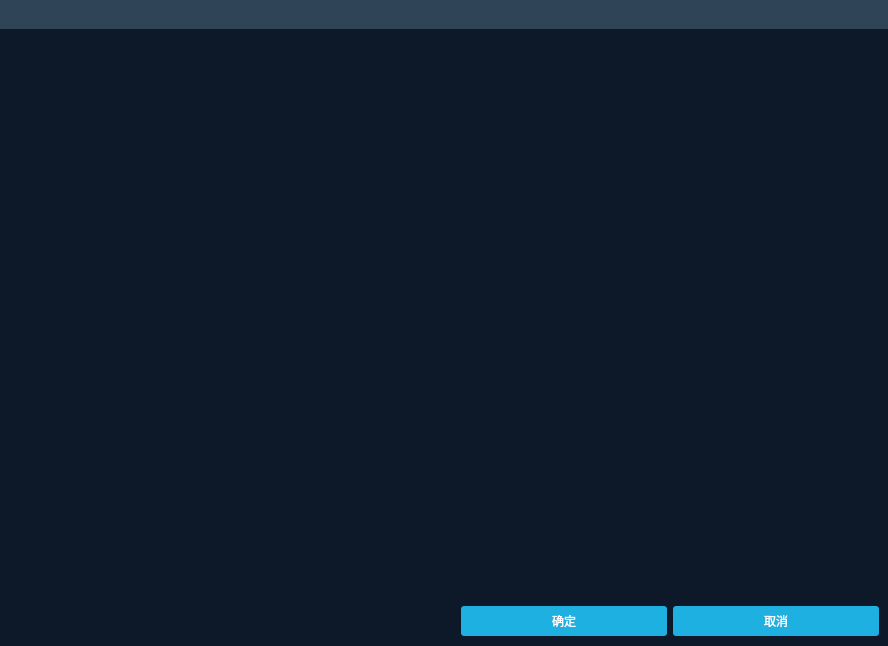
<?xml version="1.0" encoding="UTF-8"?>
<ui version="4.0">
 <class>Dialog</class>
 <widget class="QDialog" name="Dialog">
  <property name="geometry">
   <rect>
    <x>0</x>
    <y>0</y>
    <width>888</width>
    <height>646</height>
   </rect>
  </property>
  <property name="windowTitle">
   <string>Dialog</string>
  </property>
  <property name="styleSheet">
   <string notr="true">QPushButton{
	background-color: #1DB0E0;
	border-radius: 2px;
 	border: 1px;
	color:white;
	padding:6px;
}
QPushButton:hover{
	background-color:#2ECBFF; 
	color: white;
}
QWidget{
	color:white;
    background-color: rgba(13, 24, 40, 255);
    border: 0px;


}</string>
  </property>
  <property name="modal">
   <bool>true</bool>
  </property>
  <layout class="QVBoxLayout" name="verticalLayout">
   <property name="leftMargin">
    <number>0</number>
   </property>
   <property name="topMargin">
    <number>0</number>
   </property>
   <property name="rightMargin">
    <number>0</number>
   </property>
   <property name="bottomMargin">
    <number>0</number>
   </property>
   <item>
    <widget class="QWidget" name="topWidget" native="true">
     <property name="sizePolicy">
      <sizepolicy hsizetype="Preferred" vsizetype="Fixed">
       <horstretch>0</horstretch>
       <verstretch>0</verstretch>
      </sizepolicy>
     </property>
     <property name="minimumSize">
      <size>
       <width>0</width>
       <height>29</height>
      </size>
     </property>
     <property name="maximumSize">
      <size>
       <width>16777215</width>
       <height>29</height>
      </size>
     </property>
     <property name="styleSheet">
      <string notr="true">QWidget{
    background-color: rgba(48, 68, 88, 255);
}</string>
     </property>
     <layout class="QHBoxLayout" name="horizontalLayout">
      <property name="spacing">
       <number>4</number>
      </property>
      <property name="leftMargin">
       <number>4</number>
      </property>
      <property name="topMargin">
       <number>2</number>
      </property>
      <property name="rightMargin">
       <number>4</number>
      </property>
      <property name="bottomMargin">
       <number>2</number>
      </property>
      <item>
       <widget class="QLabel" name="label_2">
        <property name="sizePolicy">
         <sizepolicy hsizetype="Fixed" vsizetype="Fixed">
          <horstretch>0</horstretch>
          <verstretch>0</verstretch>
         </sizepolicy>
        </property>
        <property name="minimumSize">
         <size>
          <width>24</width>
          <height>24</height>
         </size>
        </property>
        <property name="maximumSize">
         <size>
          <width>24</width>
          <height>24</height>
         </size>
        </property>
        <property name="text">
         <string/>
        </property>
        <property name="pixmap">
         <pixmap resource="resources.qrc">:/image/image/camera.png</pixmap>
        </property>
        <property name="scaledContents">
         <bool>true</bool>
        </property>
        <property name="alignment">
         <set>Qt::AlignCenter</set>
        </property>
        <property name="margin">
         <number>1</number>
        </property>
       </widget>
      </item>
      <item>
       <widget class="QLabel" name="label">
        <property name="sizePolicy">
         <sizepolicy hsizetype="Minimum" vsizetype="Fixed">
          <horstretch>0</horstretch>
          <verstretch>0</verstretch>
         </sizepolicy>
        </property>
        <property name="minimumSize">
         <size>
          <width>80</width>
          <height>0</height>
         </size>
        </property>
        <property name="font">
         <font>
          <family>微软雅黑</family>
          <pointsize>14</pointsize>
          <weight>50</weight>
          <bold>false</bold>
          <underline>false</underline>
         </font>
        </property>
        <property name="autoFillBackground">
         <bool>false</bool>
        </property>
        <property name="text">
         <string/>
        </property>
        <property name="wordWrap">
         <bool>false</bool>
        </property>
       </widget>
      </item>
      <item>
       <spacer name="horizontalSpacer">
        <property name="orientation">
         <enum>Qt::Horizontal</enum>
        </property>
        <property name="sizeType">
         <enum>QSizePolicy::Ignored</enum>
        </property>
        <property name="sizeHint" stdset="0">
         <size>
          <width>0</width>
          <height>0</height>
         </size>
        </property>
       </spacer>
      </item>
      <item>
       <widget class="QPushButton" name="closeButton">
        <property name="sizePolicy">
         <sizepolicy hsizetype="Fixed" vsizetype="Fixed">
          <horstretch>0</horstretch>
          <verstretch>0</verstretch>
         </sizepolicy>
        </property>
        <property name="minimumSize">
         <size>
          <width>17</width>
          <height>17</height>
         </size>
        </property>
        <property name="maximumSize">
         <size>
          <width>17</width>
          <height>17</height>
         </size>
        </property>
        <property name="styleSheet">
         <string notr="true">QPushButton{border-image: url(:/image/image/close.png)}
QPushButton:hover{border-image: url(:/image/image/close_hover.png)}</string>
        </property>
        <property name="text">
         <string/>
        </property>
        <property name="iconSize">
         <size>
          <width>17</width>
          <height>17</height>
         </size>
        </property>
        <property name="autoRepeat">
         <bool>false</bool>
        </property>
        <property name="autoExclusive">
         <bool>false</bool>
        </property>
        <property name="flat">
         <bool>true</bool>
        </property>
       </widget>
      </item>
     </layout>
    </widget>
   </item>
   <item>
    <widget class="QWidget" name="mainWidget" native="true"/>
   </item>
   <item>
    <widget class="QFrame" name="frame">
     <property name="sizePolicy">
      <sizepolicy hsizetype="Preferred" vsizetype="Minimum">
       <horstretch>0</horstretch>
       <verstretch>0</verstretch>
      </sizepolicy>
     </property>
     <property name="maximumSize">
      <size>
       <width>16777215</width>
       <height>50</height>
      </size>
     </property>
     <property name="frameShape">
      <enum>QFrame::StyledPanel</enum>
     </property>
     <property name="frameShadow">
      <enum>QFrame::Raised</enum>
     </property>
     <layout class="QHBoxLayout" name="horizontalLayout_2">
      <property name="topMargin">
       <number>3</number>
      </property>
      <property name="bottomMargin">
       <number>3</number>
      </property>
      <item>
       <spacer name="horizontalSpacer_2">
        <property name="orientation">
         <enum>Qt::Horizontal</enum>
        </property>
        <property name="sizeHint" stdset="0">
         <size>
          <width>452</width>
          <height>17</height>
         </size>
        </property>
       </spacer>
      </item>
      <item>
       <widget class="QPushButton" name="OKpushButton">
        <property name="sizePolicy">
         <sizepolicy hsizetype="Expanding" vsizetype="Fixed">
          <horstretch>0</horstretch>
          <verstretch>0</verstretch>
         </sizepolicy>
        </property>
        <property name="styleSheet">
         <string notr="true">QPushButton{
	background-color: #1DB0E0;
	border-radius: 3px;
 	border: 2px;
	padding:6px;
	color:white;
}
QPushButton:hover{
	background-color:#2ECBFF; 
	color: white;
}
</string>
        </property>
        <property name="text">
         <string>确定</string>
        </property>
       </widget>
      </item>
      <item>
       <widget class="QPushButton" name="CancelpushButton">
        <property name="sizePolicy">
         <sizepolicy hsizetype="Expanding" vsizetype="Fixed">
          <horstretch>0</horstretch>
          <verstretch>0</verstretch>
         </sizepolicy>
        </property>
        <property name="styleSheet">
         <string notr="true">QPushButton{
	background-color: #1DB0E0;
	border-radius: 3px;
 	border: 2px;
	padding:6px;
	color:white;
}
QPushButton:hover{
	background-color:#2ECBFF; 
	color: white;
}
</string>
        </property>
        <property name="text">
         <string>取消</string>
        </property>
       </widget>
      </item>
     </layout>
    </widget>
   </item>
  </layout>
 </widget>
 <resources>
  <include location="resources.qrc"/>
 </resources>
 <connections/>
</ui>
